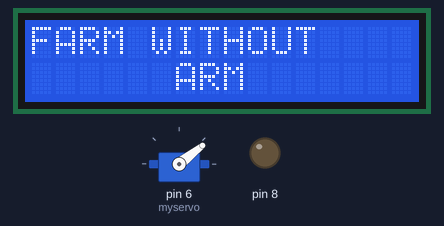
This sketch was run on a simulated Arduino Uno, built with avr-gcc and run on an emulated ATmega328P. On the bench: servo, 16×2 character LCD, output pins drawn as LEDs (lit = HIGH).

Above: at 0.21 s.
At 4.13 s:
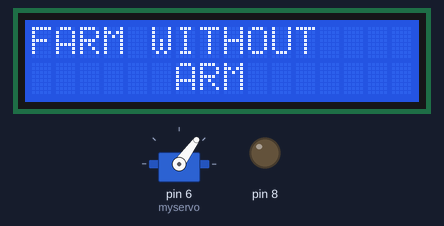
At 9.87 s:
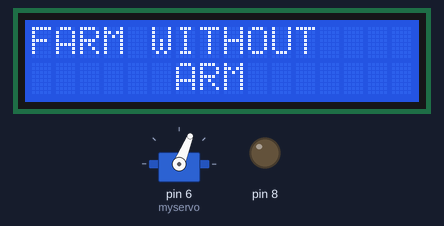
At 19.52 s:
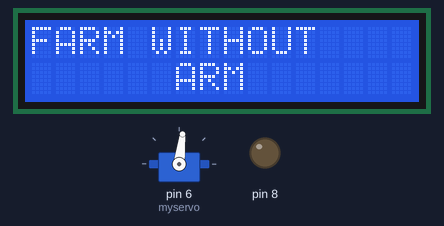
Timing chart, 0 to 40.0 s (numbered marks = the images above):
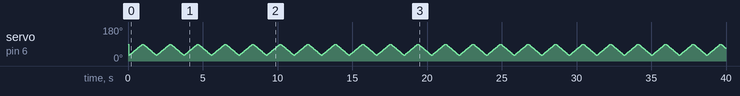

The sketch:

LCD_SERVO.ino
```cpp
#include <LiquidCrystal.h>
#include <Servo.h>
const int rs = 12, en = 11, d4 = 5, d5 = 4, d6 = 3, d7 = 2;
LiquidCrystal lcd(rs, en, d4, d5, d6, d7);
Servo myservo;
int pos = 0;
void setup() {
   myservo.attach(6);
  lcd.begin(16, 2);
  pinMode(8,OUTPUT);
  lcd.print("FARM WITHOUT");
}

void loop() {
  lcd.setCursor(0, 1);
 lcd.print("      ARM");
  for (pos = 30; pos <= 90; pos += 1) {
    myservo.write(pos);
    delay(15);
  }
  for (pos = 90; pos >= 30; pos -= 1) {
    myservo.write(pos);
    delay(15);
  }
  }
```
